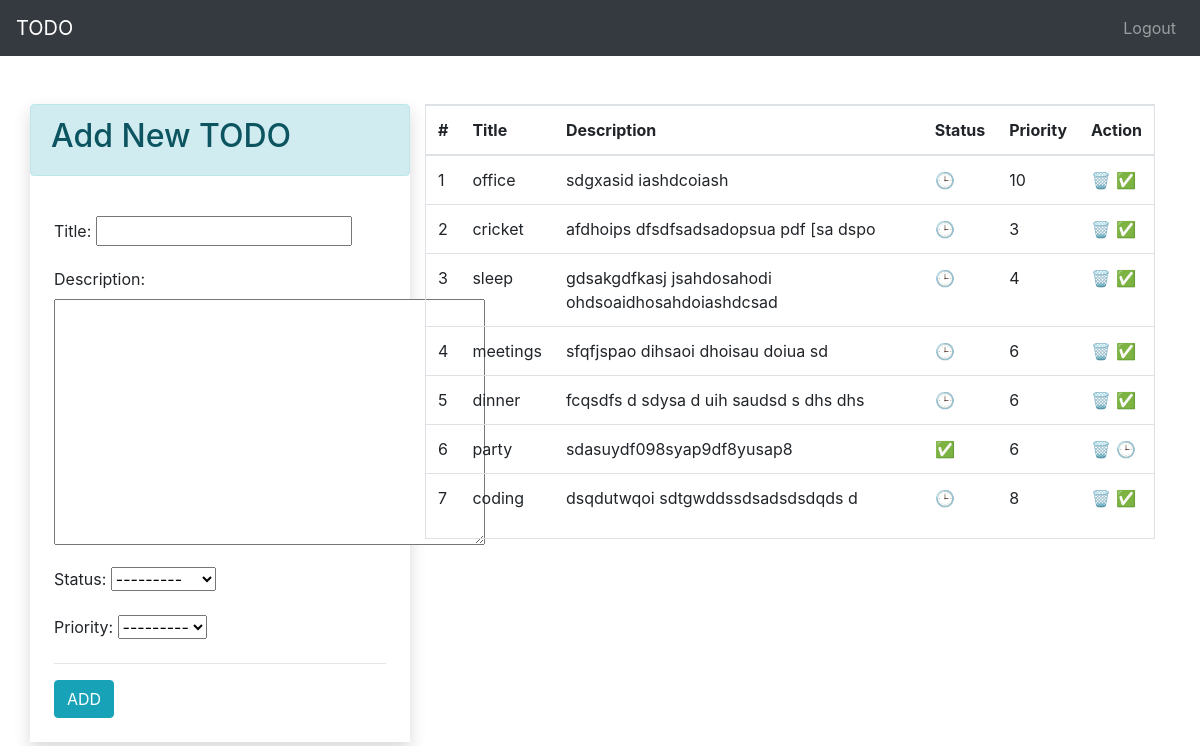
The app's page / (signed in) with its own data.
### todo/models.py (models this page shows)
class Todo(models.Model):
    status_choices = [
        ('C', 'Completed'),
        ('P', 'Pending'),
    ]
    priority_choices = [
        ('1', '1️⃣'),
        ('2', '2️⃣'),
        ('3', '3️⃣'),
        ('4', '4️⃣'),
        ('5', '5️⃣'),
        ('6', '6️⃣'),
        ('7', '7️⃣'),
        ('8', '8️⃣'),
        ('9', '9️⃣'),
        ('10', '🔟'),
    ]
    title = models.CharField(max_length=250)
    description = models.TextField(default='')
    status = models.CharField(max_length=2, choices=status_choices)
    user = models.ForeignKey(User, on_delete=models.CASCADE)
    created_at = models.DateTimeField(auto_now_add=True)
    priority = models.CharField(max_length=2, choices=priority_choices)

### todo/views.py (the view)
# urls.py: path('', views.home, name='home'),
@login_required(login_url='login')
def home(request):
    if request.user.is_authenticated:
        form = TodoForm()
        todos = Todo.objects.filter(user=request.user).order_by('priority')
        return render(request, 'todo/index.html', {'form': form, 'todos': todos})
    else:
        return redirect('login')

### todo/forms.py
class TodoForm(forms.ModelForm):
    class Meta:
        model = Todo
        fields = ['title', 'description', 'status', 'priority']

### todo/templates/todo/index.html (shortened to what this page needs)
{% extends 'todo/base.html' %}
{% block content %}
<div>
  <div class="container pt-4">
    <div class="row  p-0 mt-4">
      <div class="col-lg-4 mx-auto shadow p-0">
        <div class="alert alert-info">
          <h2>Add New TODO</h2>
        </div>
        <div class="p-4">
          <form action="/add-todo/" method="POST">
            {{form.as_p}}
            <hr>
            <input type="submit" value="ADD" class="btn btn-info">
          </form>
        </div>
      </div>
      <div class="col">
        <div class="border">
          {% if todos|length == 0 %}
          <div class="p-4">
            <br>
            <br>
            <div class="alert alert-info text-center">
              <p class="" style="font-size: 30px;">No Todos</p>
            </div>
            <br>
            <br>
          </div>
          {%else%}
          <div>
            <table class="table">
              <thead>
                <tr>
                  <th>#</th>
                  <th>Title</th>
                  <th>Description</th>
                  <th>Status</th>
                  <th>Priority</th>
                  <th>Action</th>
                </tr>
              </thead>
              <tbody>
                {% for todo in todos %}
                <tr>
                  <td>{{forloop.counter}}</td>
                  <td>{{todo.title}}</td>
                  <td>{{todo.description}}</td>
                  <td>
                    {% if todo.status == 'C'%}
                    ✅
                    {%else%}
                    🕒
                    {%endif%}
                  </td>
                  <td>{{todo.priority}}</td>
                  <td>
                    <a href="/delete-todo/{{todo.id}}" title="Delete" class="">🗑️</a>
                    {% if todo.status == 'P'%}
                    <a href="/change-status/{{todo.id}}/C" title="Mark Completed" class="">✅</a>
                    {%else%}
                    <a href="/change-status/{{todo.id}}/P" title="Mark Pending" class="">🕒</a>
                    {%endif%}
                  </td>
                </tr>
                {%endfor%}
              </tbody>
            </table>
          </div>
          {%endif%}
        </div>
      </div>
    </div>
  </div>
</div>
{% endblock %}

### todo/templates/todo/base.html (shortened to what this page needs)
<!doctype html>
<html lang="en">
<head>
    <link rel="stylesheet" href="https://cdn.jsdelivr.net/npm/bootstrap@4.5.3/dist/css/bootstrap.min.css"
>
</head>
<body>
    <nav class="navbar navbar-expand-lg  navbar-dark bg-dark">
        <a class="navbar-brand" href="/">TODO</a>
        <div class="collapse navbar-collapse" id="navbarNav">
            <ul class="navbar-nav ml-auto">
                {% if request.user.is_authenticated %}
                <li class="nav-item">
                    <a class="nav-link" href="/logout">Logout</a>
                </li>
                {% endif %}
            </ul>
        </div>
    </nav>
    <div>
        {% block content %}
        {% endblock %}
    </div>
</body>
</html>

### records on screen
Todo: title "office", description "sdgxasid iashdcoiash", priority "10"
Todo: title "cricket", description "afdhoips dfsdfsadsadopsua pdf [sa dspo", priority "3"
Todo: title "sleep", description "gdsakgdfkasj jsahdosahodi ohdsoaidhosahdoiashdcsad", priority "4"
Todo: title "meetings", description "sfqfjspao dihsaoi dhoisau doiua sd", priority "6"
Todo: title "dinner", description "fcqsdfs d sdysa d uih saudsd s dhs dhs", priority "6"
Todo: title "party", description "sdasuydf098syap9df8yusap8", priority "6"
Todo: title "coding", description "dsqdutwqoi sdtgwddssdsadsdsdqds d", priority "8"
